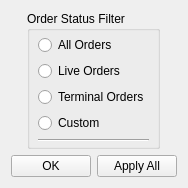
<?xml version="1.0" encoding="UTF-8"?>
<ui version="4.0">
 <class>OrderLogPropertiesDialog</class>
 <widget class="QWidget" name="OrderLogPropertiesDialog">
  <property name="geometry">
   <rect>
    <x>0</x>
    <y>0</y>
    <width>176</width>
    <height>175</height>
   </rect>
  </property>
  <property name="windowTitle">
   <string>Order Log</string>
  </property>
  <property name="windowIcon">
   <iconset resource="../../LegacyResources/Resources.qrc">
    <normaloff>:/icons/window_earth.png</normaloff>:/icons/window_earth.png</iconset>
  </property>
  <layout class="QVBoxLayout" name="verticalLayout_2">
   <item>
    <layout class="QHBoxLayout" name="m_orderStatusLayout">
     <item>
      <spacer name="m_leftSpacer">
       <property name="orientation">
        <enum>Qt::Horizontal</enum>
       </property>
       <property name="sizeHint" stdset="0">
        <size>
         <width>40</width>
         <height>20</height>
        </size>
       </property>
      </spacer>
     </item>
     <item>
      <widget class="QGroupBox" name="m_orderStatusGroup">
       <property name="title">
        <string>Order Status Filter</string>
       </property>
       <layout class="QVBoxLayout" name="verticalLayout">
        <property name="leftMargin">
         <number>8</number>
        </property>
        <property name="topMargin">
         <number>4</number>
        </property>
        <property name="rightMargin">
         <number>8</number>
        </property>
        <property name="bottomMargin">
         <number>4</number>
        </property>
        <item>
         <widget class="QRadioButton" name="m_allOrderStatusButton">
          <property name="text">
           <string>All Orders</string>
          </property>
         </widget>
        </item>
        <item>
         <widget class="QRadioButton" name="m_liveOrderStatusButton">
          <property name="text">
           <string>Live Orders</string>
          </property>
         </widget>
        </item>
        <item>
         <widget class="QRadioButton" name="m_terminalOrderStatusButton">
          <property name="text">
           <string>Terminal Orders</string>
          </property>
         </widget>
        </item>
        <item>
         <widget class="QRadioButton" name="m_customOrderStatusButton">
          <property name="text">
           <string>Custom</string>
          </property>
         </widget>
        </item>
        <item>
         <widget class="Line" name="m_orderStatusSeparator">
          <property name="orientation">
           <enum>Qt::Horizontal</enum>
          </property>
         </widget>
        </item>
       </layout>
      </widget>
     </item>
     <item>
      <spacer name="m_rightSpacer">
       <property name="orientation">
        <enum>Qt::Horizontal</enum>
       </property>
       <property name="sizeHint" stdset="0">
        <size>
         <width>40</width>
         <height>20</height>
        </size>
       </property>
      </spacer>
     </item>
    </layout>
   </item>
   <item>
    <layout class="QHBoxLayout" name="m_buttonsLayout">
     <item>
      <widget class="QPushButton" name="m_okButton">
       <property name="text">
        <string>OK</string>
       </property>
      </widget>
     </item>
     <item>
      <widget class="QPushButton" name="m_applyAllButton">
       <property name="text">
        <string>Apply All</string>
       </property>
      </widget>
     </item>
    </layout>
   </item>
  </layout>
 </widget>
 <resources>
  <include location="../../LegacyResources/Resources.qrc"/>
 </resources>
 <connections/>
</ui>
